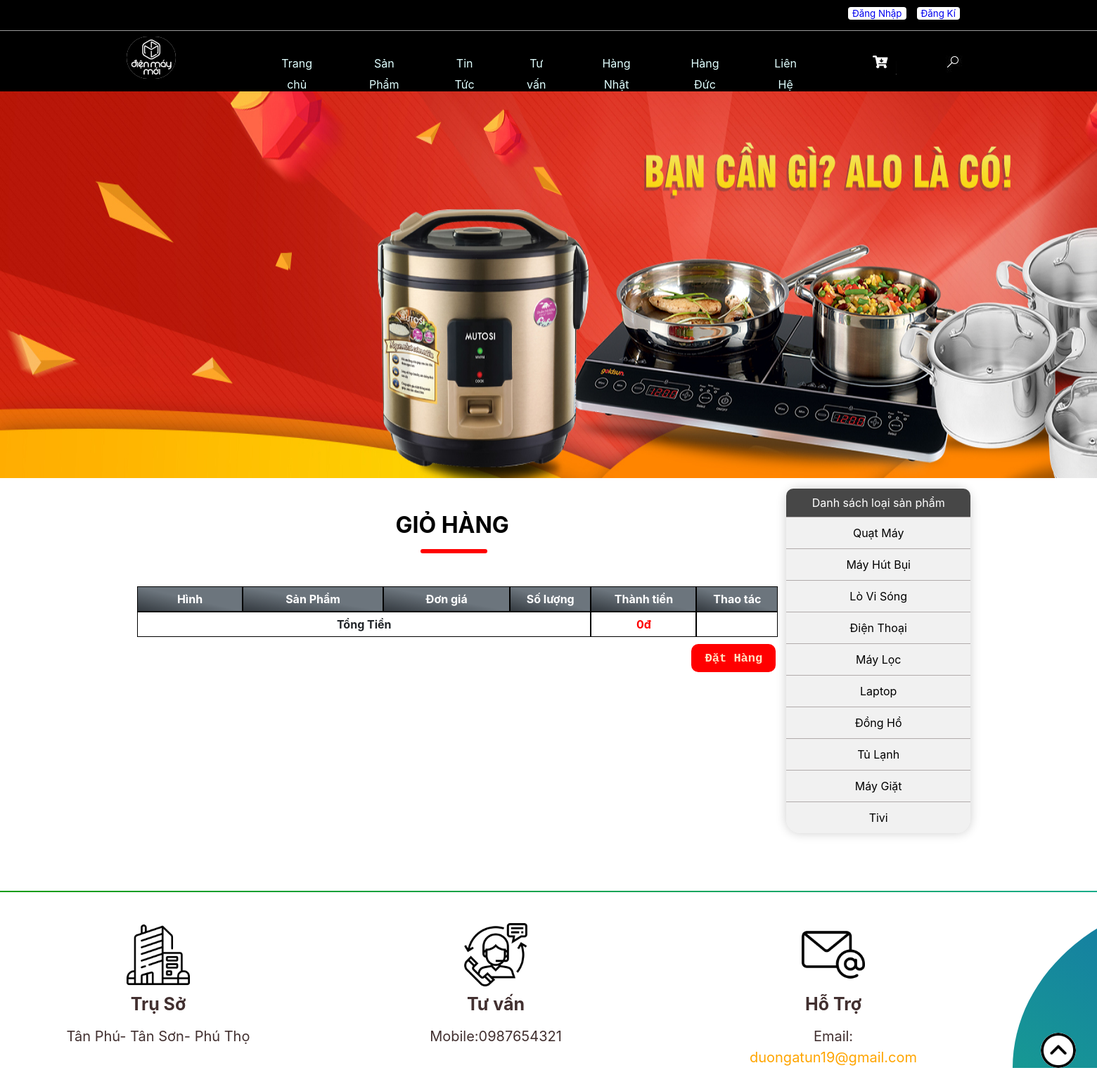
/index.php?act=giohang, run on the app's committed database.
### tables this page shows
CREATE TABLE `danhmuc` (
  `id` int(11) NOT NULL,
  `namedm` varchar(255) NOT NULL
);

### model/pdo.php (called while the page is built, shortened)
<?php
function pdo_get_connection(){
    $dburl = "mysql:host=localhost;dbname=doan2;charset=utf8";
    $username = 'root';
    $password = '';
    $conn = new PDO($dburl, $username, $password);
    $conn->setAttribute(PDO::ATTR_ERRMODE, PDO::ERRMODE_EXCEPTION);
    return $conn;
}
function pdo_query($sql){
    $sql_args = array_slice(func_get_args(), 1);
    try{
        $conn = pdo_get_connection();
        $stmt = $conn->prepare($sql);
        $stmt->execute($sql_args);
        $rows = $stmt->fetchAll();
        return $rows;
    }
    catch(PDOException $e){
        throw $e;
    }
    finally{
        unset($conn);
    }
}

### model/dm_sanpham.php (called while the page is built, shortened)
<?php
function load_all_danhmuc_home(){
    $sql="select * from danhmuc order by id desc";
    $listdanhmuc=pdo_query($sql);
    return $listdanhmuc;
}
?>

### view/menudoc.php (the view, shortened to what this page needs)
<div class="box_menu mb">
       <div class="box_title">Danh sách loại sản phẩm</div>
       <div class="box_content menudoc">
       <link rel="stylesheet" href="./css/reposive.css">
           <ul>
            <?php
            foreach($danhmuc as $dm){
                extract($dm);
                $linkdm="index.php?act=dmsanpham&iddm=".$id;
        echo '      <li><a href="'.$linkdm.'">'.$namedm.'</a></li>';
            }
              ?>
           </ul>
       </div>
   </div>
        </div>

### css/header.css (style rules this page uses)
body { position: relative; max-width: 1920px; margin: 0 auto; font-family: -apple-system, BlinkMacSystemFont, "Segoe UI", Roboto, "Helvetica Neue", Arial, sans-serif, "Apple Color Emoji", "Segoe UI Emoji", "Segoe UI Symbol"; font-size: 1rem; font-weight: 400; line-height: 1.5; color: #212529; text-align: left; }

### css/content.css (style rules this page uses)
* { box-sizing: border-box; }
div { display: block; }
.mb { margin-bottom: 20px; float: left; }
.box_menu { background-color: rgba(221, 221, 221, 0.411); border-radius: 20px; box-shadow: 0px 0px 15px rgba(0, 0, 0, 0.2); width: 100%; }
.box_title { background-color:rgb(71, 71, 71); color: rgb(255, 255, 255); border-top-right-radius: 10px; border-top-left-radius: 10px; height: 40px; line-height: 40px; text-align: center; }
.box_content li { list-style: none; border-top: 0.1px solid rgb(177, 171, 171); }
.menudoc ul { margin: 0 auto; padding: 0; }
.menudoc ul li { padding: 10px 20px; text-align: center; }
.menudoc a { color: black; }

### css/giohang.css (style rules this page uses)
:root { --blue: #007bff; --indigo: #6610f2; --purple: #6f42c1; --pink: #e83e8c; --red: #dc3545; --orange: #fd7e14; --yellow: #ffc107; --green: #28a745; --teal: #20c997; --cyan: #17a2b8; --white: #fff; --gray: #6c757d; --gray-dark: #343a40; --primary: #007bff; --secondary: #6c757d; --success: #28a745; --info: #17a2b8; --warning: #ffc107; --danger: #dc3545; --light: #f8f9fa; --dark: #343a40; }

### data on the page
danhmuc: namedm "Quạt Máy"
danhmuc: namedm "Máy Hút Bụi"
danhmuc: namedm "Lò Vi Sóng"
danhmuc: namedm "Điện Thoại"
danhmuc: namedm "Máy Lọc"
danhmuc: namedm "Laptop"
danhmuc: namedm "Đồng Hồ"
danhmuc: namedm "Tủ Lạnh"
danhmuc: namedm "Máy Giặt"
danhmuc: namedm "Tivi"

### other printed values
$conver_cart5 "0đ"
